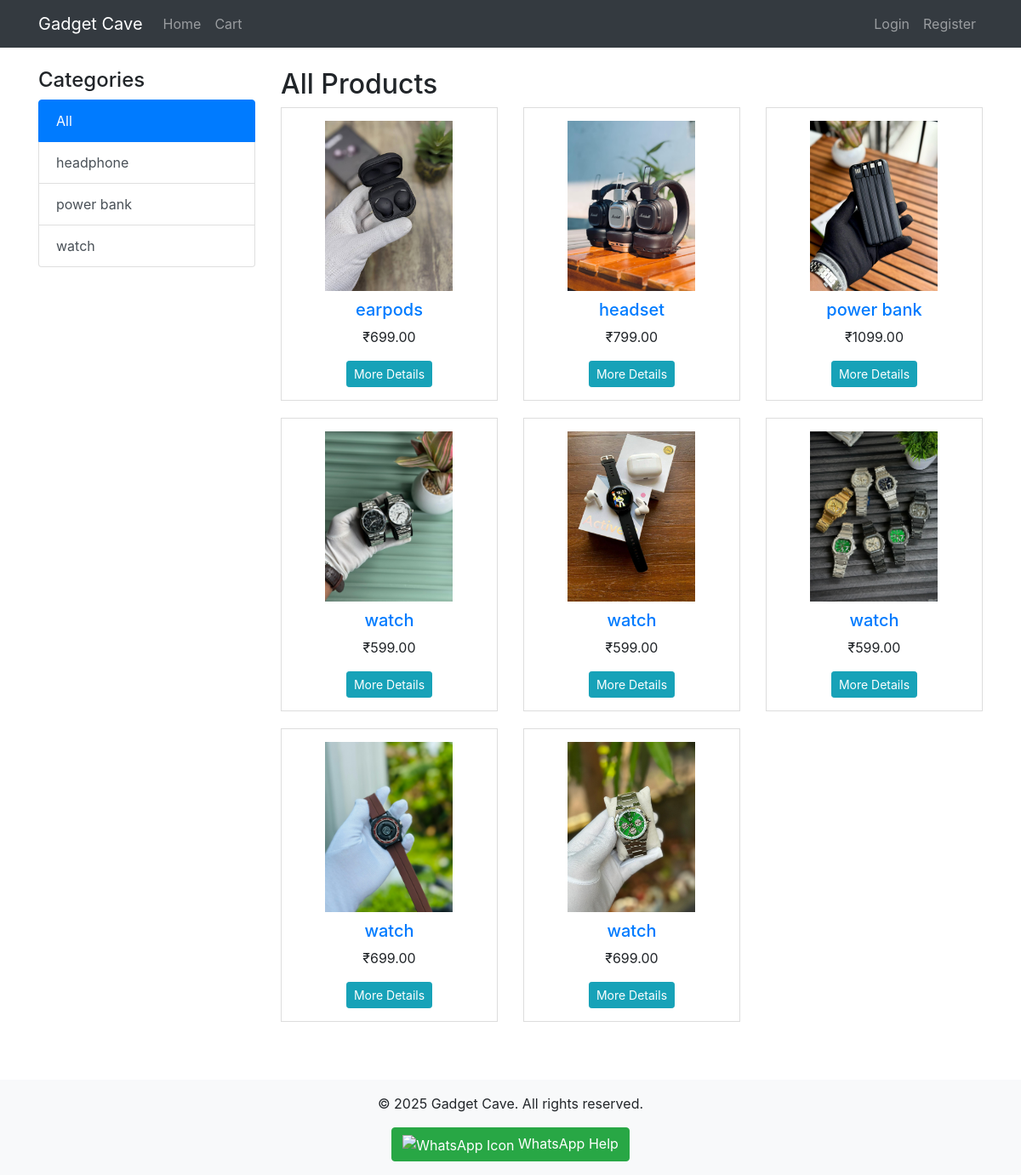
The page / on the database its author committed.
### gadget_cave/models.py (models this page shows, shortened)
class Category(models.Model):
    name = models.CharField(max_length=200, db_index=True)
    slug = models.SlugField(max_length=200, unique=True)
    class Meta:
        ordering = ('name',)
        verbose_name = 'category'
        verbose_name_plural = 'categories'

class Product(models.Model):
    category = models.ForeignKey(Category, related_name='products', on_delete=models.CASCADE)
    name = models.CharField(max_length=200, db_index=True)
    slug = models.SlugField(max_length=200, db_index=True)
    main_image = models.ImageField(upload_to='products/%Y/%m/%d', blank=True, null=True)
    description = models.TextField(blank=True)
    price = models.DecimalField(max_digits=10, decimal_places=2)
    stock = models.PositiveIntegerField()
    available = models.BooleanField(default=True)
    created = models.DateTimeField(auto_now_add=True)
    updated = models.DateTimeField(auto_now=True)
    class Meta:
        ordering = ('name',)
        indexes = [
            models.Index(fields=['id', 'slug']),
        ]
    def get_absolute_url(self):
        return reverse('gadget_cave:product_detail', args=[self.id, self.slug])

### gadget_cave/views.py (the view)
# urls.py: path('', views.home, name='home'),
def home(request):
    products = Product.objects.filter(available=True)
    categories = Category.objects.all()
    return render(request, 'gadget_cave/product/list.html', {'products': products, 'categories': categories})

### gadget_cave/templates/gadget_cave/product/list.html (shortened to what this page needs)
{% extends "gadget_cave/base.html" %}
{% block content %}
<div class="row">
    <div class="col-md-3">
        <h4>Categories</h4>
        <div class="list-group">
            <a href="{% url 'gadget_cave:home' %}" class="list-group-item list-group-item-action {% if not category %}active{% endif %}">All</a>
            {% for c in categories %}
                <a href="{% url 'gadget_cave:product_list_by_category' c.slug %}" class="list-group-item list-group-item-action {% if category.slug == c.slug %}active{% endif %}">{{ c.name }}</a>
            {% endfor %}
        </div>
    </div>
    <div class="col-md-9">
        <h2>{% if category %}{{ category.name }}{% else %}All Products{% endif %}</h2>
        <div class="row">
            {% for product in products %}
            <div class="col-md-4">
                <div class="product-card">
                    <a href="{{ product.get_absolute_url }}">
                        {% if product.main_image %}
                            <img src="{{ product.main_image.url }}" alt="{{ product.name }}">
                        {% else %}
                            <img src="https://via.placeholder.com/200x200?text=No+Image" alt="No Image">
                        {% endif %}
                    </a>
                    <h5><a href="{{ product.get_absolute_url }}">{{ product.name }}</a></h5>
                    <p>₹{{ product.price }}</p>
                    <a href="{{ product.get_absolute_url }}" class="btn btn-info btn-sm">More Details</a>
                </div>
            </div>
            {% empty %}
            <div class="col-12">
                <p>No products available in this category.</p>
            </div>
            {% endfor %}
        </div>
    </div>
</div>
{% endblock %}

### gadget_cave/templates/gadget_cave/base.html (shortened to what this page needs)
<!DOCTYPE html>
<html lang="en">
<head>
    <link href="https://stackpath.bootstrapcdn.com/bootstrap/4.5.2/css/bootstrap.min.css" rel="stylesheet">
</head>
<body>
    <nav class="navbar navbar-expand-lg navbar-dark bg-dark fixed-top">
        <div class="container">
            <a class="navbar-brand" href="{% url 'gadget_cave:home' %}">Gadget Cave</a>
            <div class="collapse navbar-collapse" id="navbarNav">
                <ul class="navbar-nav mr-auto">
                    <li class="nav-item">
                        <a class="nav-link" href="{% url 'gadget_cave:home' %}">Home</a>
                    </li>
                    <li class="nav-item">
                        <a class="nav-link" href="{% url 'gadget_cave:cart_detail' %}">Cart</a>
                    </li>
                </ul>
                <ul class="navbar-nav ml-auto">
                    {% if user.is_authenticated %}
                        <li class="nav-item">
                            <span class="navbar-text mr-3">
                                Welcome, {{ user.username }}!
                            </span>
                        </li>
                        <li class="nav-item">
                            <a class="nav-link" href="{% url 'gadget_cave:logout' %}">Logout</a>
                        </li>
                    {% else %}
                        <li class="nav-item">
                            <a class="nav-link" href="{% url 'gadget_cave:login' %}">Login</a>
                        </li>
                        <li class="nav-item">
                            <a class="nav-link" href="{% url 'gadget_cave:register' %}">Register</a>
                        </li>
                    {% endif %}
                </ul>
            </div>
        </div>
    </nav>
    <div class="container mt-4">
        {% block content %}
        {% endblock %}
    </div>
    <footer class="mt-5 py-3 bg-light text-center">
        <div class="container">
            <p>&copy; 2025 Gadget Cave. All rights reserved.</p>
            <a href="https://wa.me/9744340057" target="_blank" class="btn btn-success">
                <img src="https://img.icons8.com/color/24/000000/whatsapp--v1.png" alt="WhatsApp Icon" style="vertical-align: middle;"> WhatsApp Help
            </a>
        </div>
    </footer>
</body>
</html>

### gadget_cave/templates/gadget_cave/base.html (style rules this page uses)
body { padding-top: 56px; }
.product-card { border: 1px solid #ddd; padding: 15px; margin-bottom: 20px; text-align: center; }
.product-card img { max-width: 100%; height: 200px; object-fit: contain; margin-bottom: 10px; }

### rows shown on the page
Category: name "headphone"
Category: name "power bank"
Category: name "watch"
Product: main_image (picture), name "earpods", price "699.00"
Product: main_image (picture), name "headset", price "799.00"
Product: main_image (picture), name "power bank", price "1099.00"
Product: main_image (picture), name "watch", price "599.00"
Product: main_image (picture), name "watch", price "599.00"
Product: main_image (picture), name "watch", price "599.00"
Product: main_image (picture), name "watch", price "699.00"
Product: main_image (picture), name "watch", price "699.00"
